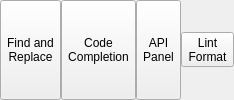
              <widget class="QWidget" name="widget_27" native="true">
               <property name="minimumSize">
                <size>
                 <width>150</width>
                 <height>0</height>
                </size>
               </property>
               <property name="maximumSize">
                <size>
                 <width>900</width>
                 <height>16777215</height>
                </size>
               </property>
               <layout class="QHBoxLayout" name="horizontalLayout_32">
                <property name="spacing">
                 <number>0</number>
                </property>
                <property name="leftMargin">
                 <number>0</number>
                </property>
                <property name="topMargin">
                 <number>0</number>
                </property>
                <property name="rightMargin">
                 <number>0</number>
                </property>
                <property name="bottomMargin">
                 <number>0</number>
                </property>
                <item>
                 <widget class="QToolButton" name="find_replace_button">
                  <property name="sizePolicy">
                   <sizepolicy hsizetype="Preferred" vsizetype="Expanding">
                    <horstretch>0</horstretch>
                    <verstretch>0</verstretch>
                   </sizepolicy>
                  </property>
                  <property name="text">
                   <string>Find and
Replace</string>
                  </property>
                  <property name="icon">
                   <iconset resource="../resources.qrc">
                    <normaloff>:/icons/findreplace.png</normaloff>:/icons/findreplace.png</iconset>
                  </property>
                  <property name="iconSize">
                   <size>
                    <width>36</width>
                    <height>36</height>
                   </size>
                  </property>
                  <property name="toolButtonStyle">
                   <enum>Qt::ToolButtonStyle::ToolButtonTextUnderIcon</enum>
                  </property>
                 </widget>
                </item>
                <item>
                 <widget class="QToolButton" name="grid_snapp_toggle_switch_2">
                  <property name="sizePolicy">
                   <sizepolicy hsizetype="Preferred" vsizetype="Preferred">
                    <horstretch>0</horstretch>
                    <verstretch>0</verstretch>
                   </sizepolicy>
                  </property>
                  <property name="maximumSize">
                   <size>
                    <width>77</width>
                    <height>16777215</height>
                   </size>
                  </property>
                  <property name="text">
                   <string>Code
Completion</string>
                  </property>
                  <property name="icon">
                   <iconset resource="../resources.qrc">
                    <normaloff>:/icons/icons8-switch-48 (1).png</normaloff>
                    <normalon>:/icons/icons8-switch-48.png</normalon>:/icons/icons8-switch-48 (1).png</iconset>
                  </property>
                  <property name="iconSize">
                   <size>
                    <width>48</width>
                    <height>20</height>
                   </size>
                  </property>
                  <property name="checkable">
                   <bool>true</bool>
                  </property>
                  <property name="checked">
                   <bool>false</bool>
                  </property>
                  <property name="toolButtonStyle">
                   <enum>Qt::ToolButtonStyle::ToolButtonTextUnderIcon</enum>
                  </property>
                 </widget>
                </item>
                <item>
                 <widget class="QToolButton" name="api_panel_button">
                  <property name="sizePolicy">
                   <sizepolicy hsizetype="Preferred" vsizetype="Expanding">
                    <horstretch>0</horstretch>
                    <verstretch>0</verstretch>
                   </sizepolicy>
                  </property>
                  <property name="text">
                   <string>API
Panel</string>
                  </property>
                  <property name="icon">
                   <iconset resource="../resources.qrc">
                    <normaloff>:/icons/icons8-search-in-cloud-96.png</normaloff>:/icons/icons8-search-in-cloud-96.png</iconset>
                  </property>
                  <property name="iconSize">
                   <size>
                    <width>36</width>
                    <height>36</height>
                   </size>
                  </property>
                  <property name="checkable">
                   <bool>true</bool>
                  </property>
                  <property name="toolButtonStyle">
                   <enum>Qt::ToolButtonStyle::ToolButtonTextUnderIcon</enum>
                  </property>
                 </widget>
                </item>
                <item>
                 <widget class="QToolButton" name="lint_format_button">
                  <property name="text">
                   <string>Lint
Format</string>
                  </property>
                  <property name="icon">
                   <iconset resource="../resources.qrc">
                    <normaloff>:/icons/icons8-solidworks-flow-simulation-48.png</normaloff>:/icons/icons8-solidworks-flow-simulation-48.png</iconset>
                  </property>
                  <property name="iconSize">
                   <size>
                    <width>36</width>
                    <height>36</height>
                   </size>
                  </property>
                  <property name="toolButtonStyle">
                   <enum>Qt::ToolButtonStyle::ToolButtonTextUnderIcon</enum>
                  </property>
                 </widget>
                </item>
               </layout>
              </widget>
